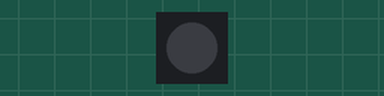
Bench run of a sketch on a simulated Arduino Leonardo, built with avr-gcc and run on an emulated ATmega32U4. On the bench: 1 RGB LEDs in strip order, left to right.

Above: at 0.05 s.
At 9.97 s:
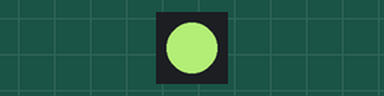
At 19.99 s:
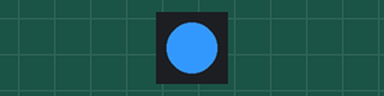
At 39.94 s:
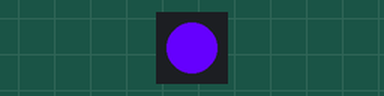
Timing chart, 0 to 40.0 s (numbered marks = the images above):
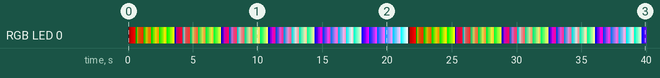

The sketch:

addr-led-single-test.ino
```cpp
#include <FastLED.h>

#define LED_PIN     1
#define NUM_LEDS    1
#define RXLED      17

int R = 0;
int G = 0;
int B = 0;
int INREMENT = 50;

CRGB leds[NUM_LEDS];

void setup() {
  FastLED.addLeds<WS2812B, LED_PIN, GRB>(leds, NUM_LEDS);
  // Also blink the onboard led to make sure everything is OK
  digitalWrite(RXLED, LOW);
  TXLED0;
}

void loop() {

  leds[0] = CRGB(R, G, B); //This set the desired colour
  FastLED.show(); // this send the signal to the LED
  //Increment quantity of red until max
  R += INREMENT;
  if (R>=255) {
    //Increment green and reset red for now
    R = 0;
    G += INREMENT;
  }
  if (G>=255) {
    //Increment blue and reset green for now
    G = 0;
    B += INREMENT;
  }
  if (B>=255){
    //Reset blue and reset green for now
    B=0;
  }
  // wait so our eyes can see the change
  delay(100);

}
```

Measured:
- by itself, RGB LED 0: off → RGB(50, 0, 0) at 0.10 s, → RGB(100, 0, 0) 0.10 s later, → RGB(150, 0, 0) 0.10 s later, → RGB(200, 0, 0) 0.10 s later, … (398 changes in this stretch)
